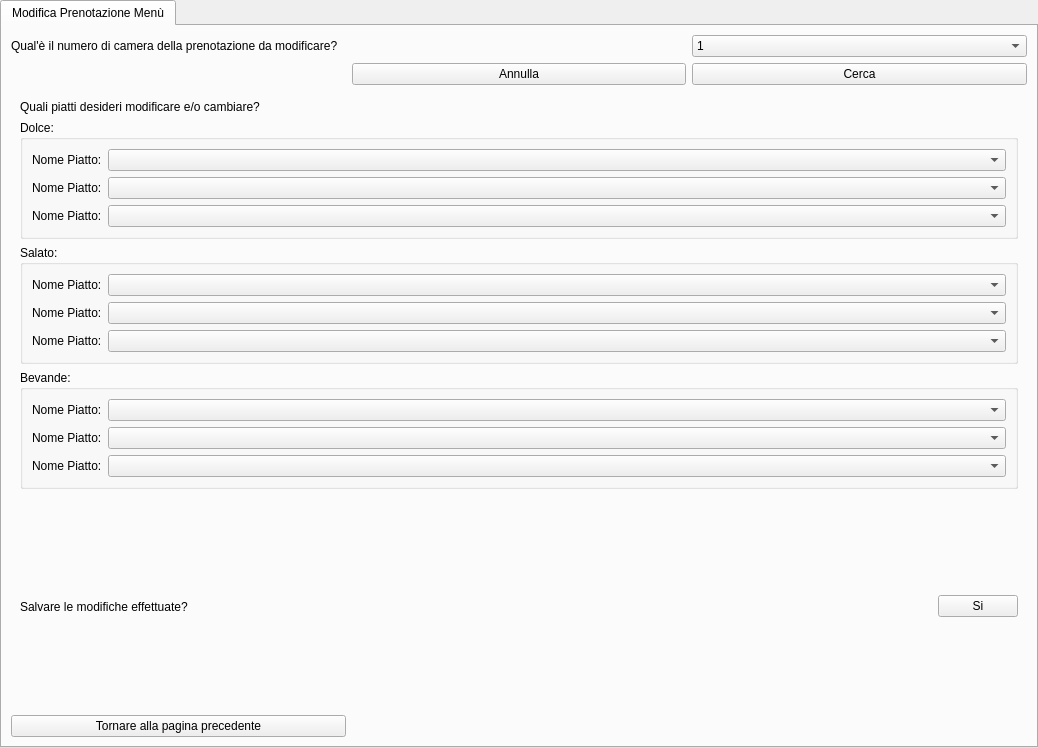
<?xml version="1.0" encoding="UTF-8"?>
<ui version="4.0">
 <class>tabwidgetModificaPrenotazioneColazioneInCamera</class>
 <widget class="QTabWidget" name="tabwidgetModificaPrenotazioneColazioneInCamera">
  <property name="geometry">
   <rect>
    <x>0</x>
    <y>0</y>
    <width>1038</width>
    <height>748</height>
   </rect>
  </property>
  <property name="windowTitle">
   <string>Struttura Alberghiera: Modifica Prenotazione Colazione In Camera</string>
  </property>
  <widget class="QWidget" name="tab">
   <attribute name="title">
    <string>Modifica Prenotazione Menù</string>
   </attribute>
   <layout class="QGridLayout" name="gridLayout">
    <item row="0" column="0">
     <widget class="QLabel" name="labelIntroduzionePagina">
      <property name="text">
       <string>Qual'è il numero di camera della prenotazione da modificare?</string>
      </property>
     </widget>
    </item>
    <item row="1" column="2">
     <widget class="QPushButton" name="btnCerca">
      <property name="text">
       <string>Cerca</string>
      </property>
     </widget>
    </item>
    <item row="7" column="0">
     <widget class="QPushButton" name="btnTornarePaginaPrecedente">
      <property name="text">
       <string>Tornare alla pagina precedente</string>
      </property>
     </widget>
    </item>
    <item row="7" column="1" colspan="2">
     <spacer name="horizontalSpacer_2">
      <property name="orientation">
       <enum>Qt::Horizontal</enum>
      </property>
      <property name="sizeHint" stdset="0">
       <size>
        <width>40</width>
        <height>20</height>
       </size>
      </property>
     </spacer>
    </item>
    <item row="0" column="2">
     <widget class="QComboBox" name="comboboxInserimentoCamera">
      <property name="maxVisibleItems">
       <number>20</number>
      </property>
      <item>
       <property name="text">
        <string>1</string>
       </property>
      </item>
      <item>
       <property name="text">
        <string>2</string>
       </property>
      </item>
      <item>
       <property name="text">
        <string>3</string>
       </property>
      </item>
      <item>
       <property name="text">
        <string>4</string>
       </property>
      </item>
      <item>
       <property name="text">
        <string>5</string>
       </property>
      </item>
      <item>
       <property name="text">
        <string>6</string>
       </property>
      </item>
      <item>
       <property name="text">
        <string>7</string>
       </property>
      </item>
      <item>
       <property name="text">
        <string>8</string>
       </property>
      </item>
      <item>
       <property name="text">
        <string>9</string>
       </property>
      </item>
      <item>
       <property name="text">
        <string>10</string>
       </property>
      </item>
      <item>
       <property name="text">
        <string>11</string>
       </property>
      </item>
      <item>
       <property name="text">
        <string>12</string>
       </property>
      </item>
      <item>
       <property name="text">
        <string>13</string>
       </property>
      </item>
      <item>
       <property name="text">
        <string>14</string>
       </property>
      </item>
      <item>
       <property name="text">
        <string>15</string>
       </property>
      </item>
      <item>
       <property name="text">
        <string>16</string>
       </property>
      </item>
      <item>
       <property name="text">
        <string>17</string>
       </property>
      </item>
      <item>
       <property name="text">
        <string>18</string>
       </property>
      </item>
      <item>
       <property name="text">
        <string>19</string>
       </property>
      </item>
      <item>
       <property name="text">
        <string>20</string>
       </property>
      </item>
      <item>
       <property name="text">
        <string>21</string>
       </property>
      </item>
      <item>
       <property name="text">
        <string>22</string>
       </property>
      </item>
      <item>
       <property name="text">
        <string>23</string>
       </property>
      </item>
      <item>
       <property name="text">
        <string>24</string>
       </property>
      </item>
      <item>
       <property name="text">
        <string>25</string>
       </property>
      </item>
      <item>
       <property name="text">
        <string>26</string>
       </property>
      </item>
      <item>
       <property name="text">
        <string>27</string>
       </property>
      </item>
      <item>
       <property name="text">
        <string>28</string>
       </property>
      </item>
      <item>
       <property name="text">
        <string>29</string>
       </property>
      </item>
      <item>
       <property name="text">
        <string>30</string>
       </property>
      </item>
      <item>
       <property name="text">
        <string>31</string>
       </property>
      </item>
      <item>
       <property name="text">
        <string>32</string>
       </property>
      </item>
      <item>
       <property name="text">
        <string>33</string>
       </property>
      </item>
      <item>
       <property name="text">
        <string>34</string>
       </property>
      </item>
      <item>
       <property name="text">
        <string>35</string>
       </property>
      </item>
      <item>
       <property name="text">
        <string>36</string>
       </property>
      </item>
     </widget>
    </item>
    <item row="2" column="0" colspan="3">
     <widget class="QWidget" name="widgetMenuModificare" native="true">
      <layout class="QFormLayout" name="formLayout_2">
       <item row="0" column="0" colspan="2">
        <widget class="QLabel" name="labelDomanda">
         <property name="sizePolicy">
          <sizepolicy hsizetype="Minimum" vsizetype="Preferred">
           <horstretch>0</horstretch>
           <verstretch>0</verstretch>
          </sizepolicy>
         </property>
         <property name="text">
          <string>Quali piatti desideri modificare e/o cambiare?</string>
         </property>
        </widget>
       </item>
       <item row="1" column="0" colspan="2">
        <widget class="QGroupBox" name="groupboxDolceColazioneInCamera">
         <property name="title">
          <string>Dolce:</string>
         </property>
         <layout class="QGridLayout" name="gridLayout_2">
          <item row="0" column="1">
           <widget class="QComboBox" name="comboBox">
            <property name="sizePolicy">
             <sizepolicy hsizetype="Expanding" vsizetype="Fixed">
              <horstretch>0</horstretch>
              <verstretch>0</verstretch>
             </sizepolicy>
            </property>
           </widget>
          </item>
          <item row="1" column="0">
           <widget class="QLabel" name="labelNomePiatto_2">
            <property name="text">
             <string>Nome Piatto:</string>
            </property>
           </widget>
          </item>
          <item row="2" column="1">
           <widget class="QComboBox" name="comboBox_3">
            <property name="sizePolicy">
             <sizepolicy hsizetype="Expanding" vsizetype="Fixed">
              <horstretch>0</horstretch>
              <verstretch>0</verstretch>
             </sizepolicy>
            </property>
           </widget>
          </item>
          <item row="0" column="0">
           <widget class="QLabel" name="labelNomePiatto">
            <property name="text">
             <string>Nome Piatto:</string>
            </property>
           </widget>
          </item>
          <item row="2" column="0">
           <widget class="QLabel" name="labelNomePiatto_3">
            <property name="sizePolicy">
             <sizepolicy hsizetype="Maximum" vsizetype="Preferred">
              <horstretch>0</horstretch>
              <verstretch>0</verstretch>
             </sizepolicy>
            </property>
            <property name="text">
             <string>Nome Piatto:</string>
            </property>
           </widget>
          </item>
          <item row="1" column="1">
           <widget class="QComboBox" name="comboBox_2">
            <property name="sizePolicy">
             <sizepolicy hsizetype="Expanding" vsizetype="Fixed">
              <horstretch>0</horstretch>
              <verstretch>0</verstretch>
             </sizepolicy>
            </property>
           </widget>
          </item>
         </layout>
        </widget>
       </item>
       <item row="2" column="0" colspan="2">
        <widget class="QGroupBox" name="groupboxSalatoColazioneInCamera">
         <property name="title">
          <string>Salato:</string>
         </property>
         <layout class="QGridLayout" name="gridLayout_3">
          <item row="1" column="0">
           <widget class="QLabel" name="labelNomePiatto_5">
            <property name="text">
             <string>Nome Piatto:</string>
            </property>
           </widget>
          </item>
          <item row="0" column="0">
           <widget class="QLabel" name="labelNomePiatto_4">
            <property name="text">
             <string>Nome Piatto:</string>
            </property>
           </widget>
          </item>
          <item row="1" column="1">
           <widget class="QComboBox" name="comboBox_5">
            <property name="sizePolicy">
             <sizepolicy hsizetype="Expanding" vsizetype="Fixed">
              <horstretch>0</horstretch>
              <verstretch>0</verstretch>
             </sizepolicy>
            </property>
           </widget>
          </item>
          <item row="0" column="1">
           <widget class="QComboBox" name="comboBox_4">
            <property name="sizePolicy">
             <sizepolicy hsizetype="Expanding" vsizetype="Fixed">
              <horstretch>0</horstretch>
              <verstretch>0</verstretch>
             </sizepolicy>
            </property>
           </widget>
          </item>
          <item row="2" column="1">
           <widget class="QComboBox" name="comboBox_6">
            <property name="sizePolicy">
             <sizepolicy hsizetype="Expanding" vsizetype="Fixed">
              <horstretch>0</horstretch>
              <verstretch>0</verstretch>
             </sizepolicy>
            </property>
           </widget>
          </item>
          <item row="2" column="0">
           <widget class="QLabel" name="labelNomePiatto_6">
            <property name="sizePolicy">
             <sizepolicy hsizetype="Maximum" vsizetype="Preferred">
              <horstretch>0</horstretch>
              <verstretch>0</verstretch>
             </sizepolicy>
            </property>
            <property name="text">
             <string>Nome Piatto:</string>
            </property>
           </widget>
          </item>
         </layout>
        </widget>
       </item>
       <item row="3" column="0" colspan="2">
        <widget class="QGroupBox" name="groupboxBevandeColazioneInCamera">
         <property name="title">
          <string>Bevande:</string>
         </property>
         <layout class="QGridLayout" name="gridLayout_4">
          <item row="3" column="0">
           <widget class="QLabel" name="labelNomePiatto_9">
            <property name="sizePolicy">
             <sizepolicy hsizetype="Maximum" vsizetype="Preferred">
              <horstretch>0</horstretch>
              <verstretch>0</verstretch>
             </sizepolicy>
            </property>
            <property name="text">
             <string>Nome Piatto:</string>
            </property>
           </widget>
          </item>
          <item row="1" column="0">
           <widget class="QLabel" name="labelNomePiatto_7">
            <property name="sizePolicy">
             <sizepolicy hsizetype="Maximum" vsizetype="Preferred">
              <horstretch>0</horstretch>
              <verstretch>0</verstretch>
             </sizepolicy>
            </property>
            <property name="text">
             <string>Nome Piatto:</string>
            </property>
           </widget>
          </item>
          <item row="2" column="0">
           <widget class="QLabel" name="labelNomePiatto_8">
            <property name="sizePolicy">
             <sizepolicy hsizetype="Maximum" vsizetype="Preferred">
              <horstretch>0</horstretch>
              <verstretch>0</verstretch>
             </sizepolicy>
            </property>
            <property name="text">
             <string>Nome Piatto:</string>
            </property>
           </widget>
          </item>
          <item row="1" column="1">
           <widget class="QComboBox" name="comboBox_7">
            <property name="sizePolicy">
             <sizepolicy hsizetype="Expanding" vsizetype="Fixed">
              <horstretch>0</horstretch>
              <verstretch>0</verstretch>
             </sizepolicy>
            </property>
           </widget>
          </item>
          <item row="2" column="1">
           <widget class="QComboBox" name="comboBox_8">
            <property name="sizePolicy">
             <sizepolicy hsizetype="Expanding" vsizetype="Fixed">
              <horstretch>0</horstretch>
              <verstretch>0</verstretch>
             </sizepolicy>
            </property>
           </widget>
          </item>
          <item row="3" column="1">
           <widget class="QComboBox" name="comboBox_9">
            <property name="sizePolicy">
             <sizepolicy hsizetype="Expanding" vsizetype="Fixed">
              <horstretch>0</horstretch>
              <verstretch>0</verstretch>
             </sizepolicy>
            </property>
           </widget>
          </item>
         </layout>
        </widget>
       </item>
      </layout>
     </widget>
    </item>
    <item row="1" column="1">
     <widget class="QPushButton" name="btnAnnulla">
      <property name="text">
       <string>Annulla</string>
      </property>
     </widget>
    </item>
    <item row="3" column="0" colspan="3">
     <widget class="QWidget" name="widgetConfermaModifiche" native="true">
      <layout class="QHBoxLayout" name="horizontalLayout">
       <item>
        <widget class="QLabel" name="labelDomanda_2">
         <property name="sizePolicy">
          <sizepolicy hsizetype="Expanding" vsizetype="Preferred">
           <horstretch>0</horstretch>
           <verstretch>0</verstretch>
          </sizepolicy>
         </property>
         <property name="text">
          <string>Salvare le modifiche effettuate?</string>
         </property>
        </widget>
       </item>
       <item>
        <widget class="QPushButton" name="btnConfermaModifiche">
         <property name="text">
          <string>Si</string>
         </property>
        </widget>
       </item>
      </layout>
     </widget>
    </item>
   </layout>
  </widget>
 </widget>
 <resources/>
 <connections/>
</ui>
